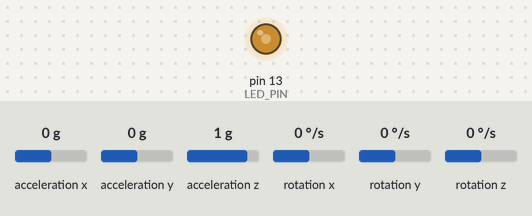
A sketch run on a simulated Arduino Uno, built with avr-gcc and run on an emulated ATmega328P. On the bench: output pins drawn as LEDs (lit = HIGH). The test bench sets the inputs (shaded band); at power-on: acceleration x 0 g, rotation x 0 °/s, acceleration z 1 g, acceleration y 0 g, rotation y 0 °/s, rotation z 0 °/s. What the sketch prints to the serial monitor is not drawn.

Above: at 0.92 s.
1.3 s: acceleration x set to -0.5 g
4.3 s: acceleration x set to -0.8 g
7.3 s: rotation x set to -192 °/s
10.3 s: acceleration z set to 0 g
11.8 s: acceleration y set to 0.8 g
Timing chart, 0 to 15.8 s (numbered marks = the images above; inputs shaded):
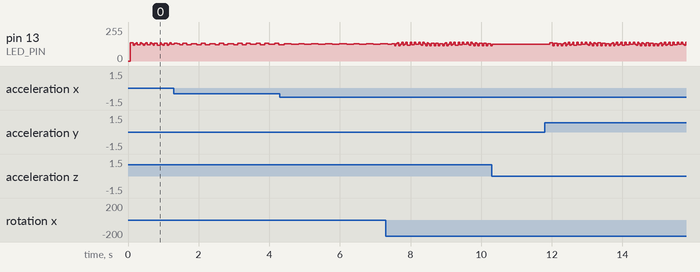

Measured:
- after the input at 11.8 s, pin 13 (LED_PIN): 126/255 → 136/255 after 0.15 s, then moves between 116/255 and 139/255, repeating every 1.4 s
- by itself, pin 13 (LED_PIN): moves between 116/255 and 139/255, repeating every 1.4 s

The sketch:

Gyro.ino
```cpp
// I2C device class (I2Cdev) demonstration Arduino sketch for MPU6050 class
// 10/7/2011 by Jeff Rowberg <jeff@rowberg.net>
// Updates should (hopefully) always be available at https://github.com/jrowberg/i2cdevlib
//
// Changelog:
//     2011-10-07 - initial release

/* ============================================
I2Cdev device library code is placed under the MIT license
Copyright (c) 2011 Jeff Rowberg

Permission is hereby granted, free of charge, to any person obtaining a copy
of this software and associated documentation files (the "Software"), to deal
in the Software without restriction, including without limitation the rights
to use, copy, modify, merge, publish, distribute, sublicense, and/or sell
copies of the Software, and to permit persons to whom the Software is
furnished to do so, subject to the following conditions:

The above copyright notice and this permission notice shall be included in
all copies or substantial portions of the Software.

THE SOFTWARE IS PROVIDED "AS IS", WITHOUT WARRANTY OF ANY KIND, EXPRESS OR
IMPLIED, INCLUDING BUT NOT LIMITED TO THE WARRANTIES OF MERCHANTABILITY,
FITNESS FOR A PARTICULAR PURPOSE AND NONINFRINGEMENT. IN NO EVENT SHALL THE
AUTHORS OR COPYRIGHT HOLDERS BE LIABLE FOR ANY CLAIM, DAMAGES OR OTHER
LIABILITY, WHETHER IN AN ACTION OF CONTRACT, TORT OR OTHERWISE, ARISING FROM,
OUT OF OR IN CONNECTION WITH THE SOFTWARE OR THE USE OR OTHER DEALINGS IN
THE SOFTWARE.
===============================================
*/

// Arduino Wire library is required if I2Cdev I2CDEV_ARDUINO_WIRE implementation
// is used in I2Cdev.h
#include "Wire.h"

// I2Cdev and MPU6050 must be installed as libraries, or else the .cpp/.h files
// for both classes must be in the include path of your project
#include "I2Cdev.h"
#include "MPU6050.h"

// class default I2C address is 0x68
// specific I2C addresses may be passed as a parameter here
// AD0 low = 0x68 (default for InvenSense evaluation board)
// AD0 high = 0x69
MPU6050 accelgyro;

int16_t ax, ay, az;
int16_t gx, gy, gz;

#define LED_PIN 13
bool blinkState = false;

void setup() {
    // join I2C bus (I2Cdev library doesn't do this automatically)
    Wire.begin();

    // initialize serial communication
    // (38400 chosen because it works as well at 8MHz as it does at 16MHz, but
    // it's really up to you depending on your project)
    Serial.begin(57600);

    // initialize device
    Serial.println("Initializing I2C devices...");
    accelgyro.initialize();

    // verify connection
    Serial.println("Testing device connections...");
    Serial.println(accelgyro.testConnection() ? "MPU6050 connection successful" : "MPU6050 connection failed");

    // configure Arduino LED for
    pinMode(LED_PIN, OUTPUT);
}

void loop() {
    // read raw accel/gyro measurements from device
    accelgyro.getMotion6(&ax, &ay, &az, &gx, &gy, &gz);

    // these methods (and a few others) are also available
    //accelgyro.getAcceleration(&ax, &ay, &az);
    //accelgyro.getRotation(&gx, &gy, &gz);

    // display tab-separated accel/gyro x/y/z values
    Serial.print("a/g:\t");
    Serial.print(ax); Serial.print("\t");
    Serial.print(ay); Serial.print("\t");
    Serial.print(az); Serial.print("\t");
    Serial.print(gx); Serial.print("\t");
    Serial.print(gy); Serial.print("\t");
    Serial.println(gz);

    // blink LED to indicate activity
    blinkState = !blinkState;
    digitalWrite(LED_PIN, blinkState);
}
```
